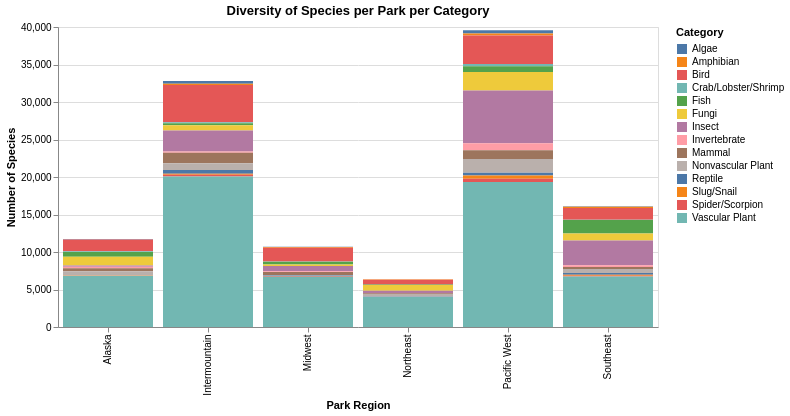

Notebook code for this chart:
### Code cell
alt.Chart(species_count).mark_bar().encode(
    x=alt.X('Region:N', title="Park Region"),
    y=alt.Y('Number of Species:Q', title="Number of Species"),
    color='Category:N',
    tooltip=['Region', 'Category', 'Number of Species']
).properties(
    title="Diversity of Species per Park per Category",
    width=600
)

### Figure 1 — Vega-Lite specification as saved in the notebook (floating-point values rounded to 4 significant figures)
{"config": {"view": {"continuousWidth": 300, "continuousHeight": 300}}, "data": {"name": "data-2a3472a1a926d26dc8fc9938b1b1ed5f"}, "mark": {"type": "bar"}, "encoding": {"color": {"field": "Category", "type": "nominal"}, "tooltip": [{"field": "Region", "type": "nominal"}, {"field": "Category", "type": "nominal"}, {"field": "Number of Species", "type": "quantitative"}], "x": {"field": "Region", "title": "Park Region", "type": "nominal"}, "y": {"field": "Number of Species", "title": "Number of Species", "type": "quantitative"}}, "title": "Diversity of Species per Park per Category", "width": 600, "$schema": "https://vega.github.io/schema/vega-lite/v5.20.1.json", "datasets": {"data-2a3472a1a926d26dc8fc9938b1b1ed5f": [{"Region": "Alaska", "Category": "Algae", "Number of Species": 64}, {"Region": "Alaska", "Category": "Amphibian", "Number of Species": 13}, {"Region": "Alaska", "Category": "Bird", "Number of Species": 1557}, {"Region": "Alaska", "Category": "Crab/Lobster/Shrimp", "Number of Species": 101}, {"Region": "Alaska", "Category": "Fish", "Number of Species": 650}, {"Region": "Alaska", "Category": "Fungi", "Number of Species": 1165}, {"Region": "Alaska", "Category": "Insect", "Number of Species": 157}, {"Region": "Alaska", "Category": "Invertebrate", "Number of Species": 201}, {"Region": "Alaska", "Category": "Mammal", "Number of Species": 399}, {"Region": "Alaska", "Category": "Nonvascular Plant", "Number of Species": 591}, {"Region": "Alaska", "Category": "Reptile", "Number of Species": 4}, {"Region": "Alaska", "Category": "Slug/Snail", "Number of Species": 49}, {"Region": "Alaska", "Category": "Spider/Scorpion", "Number of Species": 3}, {"Region": "Alaska", "Category": "Vascular Plant", "Number of Species": 6786}, {"Region": "Intermountain ", "Category": "Algae", "Number of Species": 357}, {"Region": "Intermountain ", "Category": "Amphibian", "Number of Species": 148}, {"Region": "Intermountain ", "Category": "Bird", "Number of Species": 4993}, {"Region": "Intermountain ", "Category": "Crab/Lobster/Shrimp", "Number of Species": 115}, {"Region": "Intermountain ", "Category": "Fish", "Number of Species": 266}, {"Region": "Intermountain ", "Category": "Fungi", "Number of Species": 690}, {"Region": "Intermountain ", "Category": "Insect", "Number of Species": 2828}, {"Region": "Intermountain ", "Category": "Invertebrate", "Number of Species": 141}, {"Region": "Intermountain ", "Category": "Mammal", "Number of Species": 1407}, {"Region": "Intermountain ", "Category": "Nonvascular Plant", "Number of Species": 890}, {"Region": "Intermountain ", "Category": "Reptile", "Number of Species": 506}, {"Region": "Intermountain ", "Category": "Slug/Snail", "Number of Species": 153}, {"Region": "Intermountain ", "Category": "Spider/Scorpion", "Number of Species": 210}, {"Region": "Intermountain ", "Category": "Vascular Plant", "Number of Species": 20080}, {"Region": "Midwest ", "Category": "Algae", "Number of Species": 24}, {"Region": "Midwest ", "Category": "Amphibian", "Number of Species": 104}, {"Region": "Midwest ", "Category": "Bird", "Number of Species": 1829}, {"Region": "Midwest ", "Category": "Crab/Lobster/Shrimp", "Number of Species": 32}, {"Region": "Midwest ", "Category": "Fish", "Number of Species": 360}, {"Region": "Midwest ", "Category": "Fungi", "Number of Species": 220}, {"Region": "Midwest ", "Category": "Insect", "Number of Species": 692}, {"Region": "Midwest ", "Category": "Invertebrate", "Number of Species": 79}, {"Region": "Midwest ", "Category": "Mammal", "Number of Species": 407}, {"Region": "Midwest ", "Category": "Nonvascular Plant", "Number of Species": 91}, {"Region": "Midwest ", "Category": "Reptile", "Number of Species": 124}, {"Region": "Midwest ", "Category": "Slug/Snail", "Number of Species": 44}, {"Region": "Midwest ", "Category": "Spider/Scorpion", "Number of Species": 5}, {"Region": "Midwest ", "Category": "Vascular Plant", "Number of Species": 6679}, {"Region": "Northeast ", "Category": "Amphibian", "Number of Species": 55}, {"Region": "Northeast ", "Category": "Bird", "Number of Species": 632}, {"Region": "Northeast ", "Category": "Crab/Lobster/Shrimp", "Number of Species": 3}, {"Region": "Northeast ", "Category": "Fish", "Number of Species": 79}, {"Region": "Northeast ", "Category": "Fungi", "Number of Species": 765}, {"Region": "Northeast ", "Category": "Insect", "Number of Species": 318}, {"Region": "Northeast ", "Category": "Invertebrate", "Number of Species": 2}, {"Region": "Northeast ", "Category": "Mammal", "Number of Species": 118}, {"Region": "Northeast ", "Category": "Nonvascular Plant", "Number of Species": 350}, {"Region": "Northeast ", "Category": "Reptile", "Number of Species": 49}, {"Region": "Northeast ", "Category": "Slug/Snail", "Number of Species": 2}, {"Region": "Northeast ", "Category": "Spider/Scorpion", "Number of Species": 4}, {"Region": "Northeast ", "Category": "Vascular Plant", "Number of Species": 3987}, {"Region": "Pacific West ", "Category": "Algae", "Number of Species": 457}, {"Region": "Pacific West ", "Category": "Amphibian", "Number of Species": 248}, {"Region": "Pacific West ", "Category": "Bird", "Number of Species": 3802}, {"Region": "Pacific West ", "Category": "Crab/Lobster/Shrimp", "Number of Species": 314}, {"Region": "Pacific West ", "Category": "Fish", "Number of Species": 763}, {"Region": "Pacific West ", "Category": "Fungi", "Number of Species": 2452}, {"Region": "Pacific West ", "Category": "Insect", "Number of Species": 7042}, {"Region": "Pacific West ", "Category": "Invertebrate", "Number of Species": 914}, {"Region": "Pacific West ", "Category": "Mammal", "Number of Species": 1182}, {"Region": "Pacific West ", "Category": "Nonvascular Plant", "Number of Species": 1820}, {"Region": "Pacific West ", "Category": "Reptile", "Number of Species": 387}, {"Region": "Pacific West ", "Category": "Slug/Snail", "Number of Species": 426}, {"Region": "Pacific West ", "Category": "Spider/Scorpion", "Number of Species": 427}, {"Region": "Pacific West ", "Category": "Vascular Plant", "Number of Species": 19340}, {"Region": "Southeast ", "Category": "Algae", "Number of Species": 74}, {"Region": "Southeast ", "Category": "Amphibian", "Number of Species": 162}, {"Region": "Southeast ", "Category": "Bird", "Number of Species": 1568}, {"Region": "Southeast ", "Category": "Crab/Lobster/Shrimp", "Number of Species": 17}, {"Region": "Southeast ", "Category": "Fish", "Number of Species": 1819}, {"Region": "Southeast ", "Category": "Fungi", "Number of Species": 911}, {"Region": "Southeast ", "Category": "Insect", "Number of Species": 3312}, {"Region": "Southeast ", "Category": "Invertebrate", "Number of Species": 229}, {"Region": "Southeast ", "Category": "Mammal", "Number of Species": 265}, {"Region": "Southeast ", "Category": "Nonvascular Plant", "Number of Species": 536}, {"Region": "Southeast ", "Category": "Reptile", "Number of Species": 249}, {"Region": "Southeast ", "Category": "Slug/Snail", "Number of Species": 113}, {"Region": "Southeast ", "Category": "Spider/Scorpion", "Number of Species": 127}, {"Region": "Southeast ", "Category": "Vascular Plant", "Number of Species": 6719}]}}
